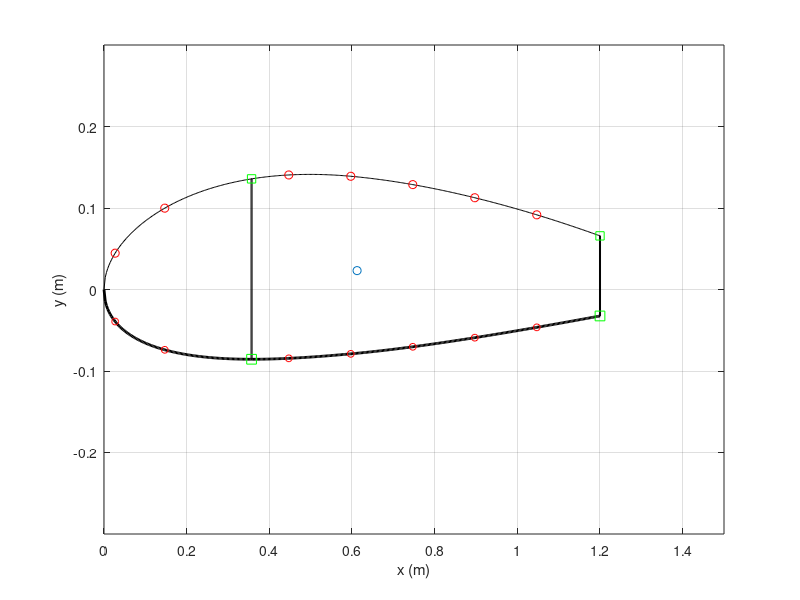

Source code (MATLAB):
function [x_c, y_c, Ixx, Iyy, Ixy, skin, spar, str, caps, x_quarterchord] = build_airfoil()


clear all;
%% 2415 Airfoil 
m = 0.02;               % 
p = 0.4;                % max camber
t = 0.15;               % max thickness 
c = 1.5;                % chord length
nx = 500;               % number of increments
dx = c/nx;  
x = 0:dx:c;             % even spacing

%% Structural elements (arbitrary inputs for now)
skin.t = 0.001;                               % thickness of skin
spar.t = 0.0025;                               % thickness of spar
str.A_upp = 5E-6;                            % area of each upper stringer
str.A_low = 5E-6;                            % area of each lower stringer
caps.A = 1E-5;                                % area of spar caps
spar.x = x(120);                                                      % choose x location of spar
str.x_upp = [x(10), x(50), x(150), x(200), x(250),x(300), x(350)];     % choose x locations of upper stringers
str.x_low = [x(10), x(50), x(150), x(200), x(250),x(300), x(350)];     % choose x locations of lower stringers

%% Create Airfoil from equation
yc = zeros(1,nx+1);
yt = zeros(1,nx+1);
yU0 = zeros(1,nx+1);
yL0 = zeros(1,nx+1);
theta = zeros(1,nx+1);
xb = p*c;
i_xb = xb/dx + 1;  

% NACA equation source: http://www.aerospaceweb.org/question/airfoils/q0041.shtml    
for i = 1:nx+1
    yt(i) = 5*t*c*(0.2969*sqrt(x(i)/c) - 0.1260*(x(i)/c) - 0.3516*(x(i)/c)^2 + 0.2843*(x(i)/c)^3 - 0.1015*(x(i)/c)^4);
    if i <= i_xb
        yc(i) = m*x(i)/p^2*(2*p - x(i)/c);
        theta(i) = atan(2*m/p^2*(p - x(i)/c));
    else
        yc(i) = m*(c - x(i))/(1-p)^2*(1 + x(i)/c - 2*p);
        theta(i) = atan(2*m/(1-p)^2*(p-x(i)/c));
    end
    yU0(i) = yc(i) + yt(i)*cos(theta(i));
    yL0(i) = yc(i) - yt(i)*cos(theta(i));
end

% The last 20% of the chord length of the airfoil was neglected under the assumption that
% this section contained flaps and ailerons, and would therefore not support aerodynamic loads.
i_xend = round(0.8*c/dx)+1;
x = x(1:i_xend);
yU = yU0(1:i_xend);
yL = yL0(1:i_xend);

%% Spars
spar.x = [spar.x,x(end)];                    % x location of spar
spar.n = length(spar.x);                     % number of spars
spar.i = round(spar.x./dx)+1;                % index of spars  
spar.h = yU(spar.i) - yL(spar.i);            % height of spar
spar.Cy = (yU(spar.i) + yL(spar.i))/2;       % y centroid of spar  
spar.A = spar.t*spar.h;                      % area of spar
spar.y_upp = yU(spar.i);
spar.y_low = yL(spar.i);

%% Stringers
str.n_upp = length(str.x_upp);                            % number of upper stringers
str.i_upp = round(str.x_upp./dx)+1;                       % indices of upper stringers
str.n_low = length(str.x_low);                            % number of lower stringers
str.i_low = round(str.x_low./dx)+1;                       % indices of lower stringers
str.y_upp = yU(str.i_upp);
str.y_low = yL(str.i_low);

%% Nodes (based on TA's definition: node = skin and spar cap)
node.x_upp = [str.x_upp,spar.x];            % x location of upper stringers and spars
node.x_upp = sort(node.x_upp);              % sort ascending
% skin should be broken into smaller elements for higher accuracy of calculation
% break one skin element into two by adding one more node in between
skin.x_upp = zeros(1,2*length(node.x_upp)-1);
for i = 1:length(node.x_upp)-1
    skin.x_upp(2*i-1) = node.x_upp(i);
    skin.x_upp(2*i) = (node.x_upp(i) + node.x_upp(i+1))/2;
end
skin.x_upp(end) = node.x_upp(end);

skin.i_upp = round(skin.x_upp/dx)+1;       % indices of skins
skin.n_upp = length(skin.x_upp)-1;         % number of upper skins
skin.l_upp = zeros(1,skin.n_upp);          % length of upper skins
skin.A_upp = zeros(1,skin.n_upp);          % area of upper skins
skin.Cx_upp = zeros(1,skin.n_upp);         % x centroid of upper skins
skin.Cy_upp = zeros(1,skin.n_upp);         % y centroid of upper skins

for i = 1:skin.n_upp
    skin.l_upp(i) = sqrt((yU(skin.i_upp(i+1)) - yU(skin.i_upp(i)))^2 + (skin.x_upp(i+1) - skin.x_upp(i))^2);  
    skin.A_upp(i) = skin.t*skin.l_upp(i);
    skin.Cx_upp(i) = (skin.x_upp(i+1) + skin.x_upp(i))/2;
    skin.Cy_upp(i) = (yU(skin.i_upp(i+1)) + yU(skin.i_upp(i)))/2;
end

% lower nodes
node.x_low = [str.x_low,spar.x];
node.x_low = sort(node.x_low);

skin.x_low = zeros(1,2*length(node.x_low)-1);
for i = 1:length(node.x_low)-1
    skin.x_low(2*i-1) = node.x_low(i);
    skin.x_low(2*i) = (node.x_low(i) + node.x_low(i+1))/2;
end
skin.x_low(end) = node.x_low(end);

skin.i_low = round(skin.x_low/dx)+1;
skin.n_low = length(skin.x_low)-1;
skin.l_low = zeros(1,skin.n_low);
skin.A_low = zeros(1,skin.n_low);
skin.Cx_low = zeros(1,skin.n_low);
skin.Cy_low = zeros(1,skin.n_low);

for i = 1:skin.n_low
    skin.l_low(i) = sqrt((yL(skin.i_low(i+1)) - yL(skin.i_low(i)))^2 + (skin.x_low(i+1) - skin.x_low(i))^2);
    skin.A_low(i) = skin.t*skin.l_low(i);
    skin.Cx_low(i) = (skin.x_low(i+1) + skin.x_low(i))/2;
    skin.Cy_low(i) = (yL(skin.i_low(i+1)) + yL(skin.i_low(i)))/2;
end

%% Spar Caps
caps.x = spar.x;
caps.n = 2*length(caps.x);
caps.y_upp = yU(spar.i);
caps.y_low = yL(spar.i);
caps.i = round(caps.x/dx)+1;
% Centroids of caps are at the x and y locations: caps.Cy = caps.C,

%% Centroid of the overall wing section
% initial value
Cx_sum = 2*(sum(caps.x.*caps.A)) + sum(str.x_upp.*str.A_upp) + sum(str.x_low.*str.A_low) + sum(spar.x.*spar.A) ...
         + sum(skin.Cx_low.*skin.A_low) + sum(skin.Cx_upp.*skin.A_upp);
Cy_sum = sum(caps.y_low.*caps.A) + sum(caps.y_upp.*caps.A) + sum(yU(str.i_upp).*str.A_upp) + sum(yL(str.i_low).*str.A_low) ... 
         + sum(spar.Cy.*spar.A) + sum(skin.Cy_low.*skin.A_low) + sum(skin.Cy_upp.*skin.A_upp);
A_sum = caps.A*caps.n + str.A_upp*str.n_upp + str.A_low*str.n_low + sum(spar.A) + sum(skin.A_low) + sum(skin.A_upp);

Cx = Cx_sum/A_sum;
Cy = Cy_sum/A_sum;

figure
plot(x,yU,'k',x,yL,'k','Linewidth',2);
ylim([-0.3 0.3])
hold on
xlim([0,c]);
plot(str.x_upp,yU(str.i_upp),'or',str.x_low,yL(str.i_low),'or','markersize',5);
% plot([x(1),x(1)],[yU(i(1)),yL(i(1))],'b',[x(end),x(end)],[yU(end),yL(end)],'b','Linewidth',3);
rectangle('Position',[x(spar.i(1))-spar.t/2, yL(spar.i(1)), spar.t, yU(spar.i(1))-yL(spar.i(1))]);
rectangle('Position',[x(spar.i(2))-spar.t/2, yL(spar.i(2)), spar.t, yU(spar.i(2))-yL(spar.i(2))]);
plot(spar.x,yU(spar.i),'sg',spar.x,yL(spar.i),'sg','markersize',7);
% plot([x(end),x(end)],[yU(end),yL(end)]);
scatter(Cx,Cy,'m*')
ylabel('y (m)')
xlabel('x (m)')
grid on

%% Area moments of inertia
for i = 1:length(spar.x)
    spar.Ixx(i) = (spar.t*spar.h(i)^3)/12 + spar.A(i)*(spar.Cy(i) - Cy)^2;
    spar.Iyy(i) = (spar.h(i)*spar.t^3)/12 + spar.A(i)*(spar.x(i) - Cx)^2;
    spar.Ixy(i) = spar.A(i)*(spar.Cy(i) - Cy)*(spar.x(i) - Cx);
end

for i = 1:skin.n_upp
    skin.Ixx_upp(i) = skin.A_upp(i)*(skin.Cy_upp(i) - Cy)^2;
    skin.Iyy_upp(i) = skin.A_upp(i)*(skin.Cx_upp(i) - Cx)^2;
    skin.Ixy_upp(i) = skin.A_upp(i)*(skin.Cy_upp(i) - Cy)*(skin.Cx_upp(i) - Cx);
end

for i = 1:skin.n_low
    skin.Ixx_low(i) = skin.A_low(i)*(skin.Cy_low(i) - Cy)^2;
    skin.Iyy_low(i) = skin.A_low(i)*(skin.Cx_low(i) - Cx)^2;
    skin.Ixy_low(i) = skin.A_low(i)*(skin.Cy_low(i) - Cy)*(skin.Cx_low(i) - Cx);
end

for i = 1:str.n_upp
    str.Ixx_upp(i) = str.A_upp*(yU(str.i_upp(i)) - Cy)^2;
    str.Iyy_upp(i) = str.A_upp*(str.x_upp(i) - Cx)^2;
    str.Ixy_upp(i) = str.A_upp*(yU(str.i_upp(i)) - Cy)*(str.x_upp(i) - Cx);
end

for i = 1:str.n_low
    str.Ixx_low(i) = str.A_low*(yL(str.i_low(i)) - Cy)^2;
    str.Iyy_low(i) = str.A_low*(str.x_low(i) - Cx)^2;
    str.Ixy_low(i) = str.A_low*(yL(str.i_low(i)) - Cy)*(str.x_low(i) - Cx);
end

for i = 1:length(caps.x)
    caps.Ixx_upp(i) = caps.A*(caps.y_upp(i) - Cy)^2;
    caps.Iyy_upp(i) = caps.A*(caps.x(i) - Cx)^2;
    caps.Ixy_upp(i) = caps.A*(caps.y_upp(i) - Cy)*(caps.x(i) - Cx);
end

for i = 1:length(caps.x)
    caps.Ixx_low(i) = caps.A*(caps.y_low(i) - Cy)^2;
    caps.Iyy_low(i) = caps.A*(caps.x(i) - Cx)^2;
    caps.Ixy_low(i) = caps.A*(caps.y_low(i) - Cy)*(caps.x(i) - Cx);
end

Ixx = sum(spar.Ixx)+sum(skin.Ixx_upp)+sum(skin.Ixx_low)+sum(str.Ixx_upp)+sum(str.Ixx_low)+sum(caps.Ixx_low);
Iyy = sum(spar.Iyy)+sum(skin.Iyy_upp)+sum(skin.Iyy_low)+sum(str.Iyy_upp)+sum(str.Iyy_low)+sum(caps.Iyy_low);
Ixy = sum(spar.Ixy)+sum(skin.Ixy_upp)+sum(skin.Ixy_low)+sum(str.Ixy_upp)+sum(str.Ixy_low)+sum(caps.Ixy_low);


%%%%%%%%%%%%%%%%%%%%%%%%%%%%%%%%%%%%%%%%%%%%%%%%%%%%%%%%%%%%%%%%%%%%%%%%
%% BELOW CALCULATIONS ARE COORDINATE TRANSFORMATIONS FOR JARED's CODE %%
%%%%%%%%%%%%%%%%%%%%%%%%%%%%%%%%%%%%%%%%%%%%%%%%%%%%%%%%%%%%%%%%%%%%%%%%

%% Shift coordinate system to centroid-centered frame
% x's
spar.x_c = spar.x - Cx;
skin.x_upp_c = skin.x_upp - Cx;
skin.x_low_c = skin.x_low - Cx;
str.x_upp_c = str.x_upp - Cx;
str.x_low_c = str.x_low - Cx;
caps.x_upp_c = caps.x - Cx;
caps.x_low_c = caps.x - Cx;

% y's (Cy's are y's for point-components)
skin.y_upp_c = skin.Cy_upp - Cy;
skin.y_low_c = skin.Cy_low - Cy;
str.y_upp_c = str.y_upp - Cy;
str.y_low_c = str.y_low - Cy;
caps.y_upp_c = caps.y_upp - Cy;
caps.y_low_c = caps.y_low - Cy;

%% Make CCW coordinate system for shear flow
x_CCW = zeros(1,length(x));
yU_CCW = zeros(1,length(x));
yL_CCW = zeros(1,length(x));

for i = 1:length(x)
    x_CCW(i) = x(end - i + 1);
    yU_CCW(i) = yU(end - i + 1);
    yL_CCW(i) = yL(end - i + 1);
end
y_CCW = [yU_CCW yL_CCW(2:end)];         % the 2:end gets rid of the extra initial 0 value
x_CCW = [x_CCW x(2:end)];

spar.i_CCW = length(x) - spar.i + 1;
spar.i_CCW = sort([spar.i_CCW, (length(x) + spar.i - 1)]); 
skin.i_CCW = length(x) - skin.i_upp + 1;
skin.i_CCW = sort([skin.i_CCW, (length(x) + skin.i_low - 1)]);
str.i_CCW = length(x) - str.i_upp + 1;
str.i_CCW = sort([str.i_CCW, (length(x) + str.i_low - 1)]);
caps.i_CCW = spar.i_CCW;

x_c = x_CCW - Cx;
y_c = y_CCW - Cy;

x_quarterchord = c/4 - Cx;

%% coordiante transformation: new origin at centroid
%
%
% You need to update x, yU, yL, x_skinU, x_skinL, x_spar, x_strU, x_strL
%
%
